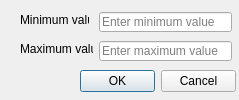
<?xml version="1.0" encoding="UTF-8"?>
<ui version="4.0">
 <class>DoubleProperty</class>
 <widget class="QDialog" name="DoubleProperty">
  <property name="geometry">
   <rect>
    <x>0</x>
    <y>0</y>
    <width>239</width>
    <height>100</height>
   </rect>
  </property>
  <property name="windowTitle">
   <string>Decimal properties</string>
  </property>
  <widget class="QDialogButtonBox" name="buttonBox">
   <property name="geometry">
    <rect>
     <x>80</x>
     <y>70</y>
     <width>156</width>
     <height>23</height>
    </rect>
   </property>
   <property name="orientation">
    <enum>Qt::Horizontal</enum>
   </property>
   <property name="standardButtons">
    <set>QDialogButtonBox::Cancel|QDialogButtonBox::Ok</set>
   </property>
  </widget>
  <widget class="QLineEdit" name="edtMinVal">
   <property name="geometry">
    <rect>
     <x>99</x>
     <y>12</y>
     <width>133</width>
     <height>20</height>
    </rect>
   </property>
   <property name="placeholderText">
    <string>Enter minimum value</string>
   </property>
  </widget>
  <widget class="QLabel" name="label_2">
   <property name="geometry">
    <rect>
     <x>20</x>
     <y>41</y>
     <width>73</width>
     <height>16</height>
    </rect>
   </property>
   <property name="text">
    <string>Maximum value</string>
   </property>
  </widget>
  <widget class="QLabel" name="label">
   <property name="geometry">
    <rect>
     <x>20</x>
     <y>12</y>
     <width>69</width>
     <height>16</height>
    </rect>
   </property>
   <property name="text">
    <string>Minimum value</string>
   </property>
  </widget>
  <widget class="QLineEdit" name="edtMaxVal">
   <property name="geometry">
    <rect>
     <x>99</x>
     <y>41</y>
     <width>133</width>
     <height>20</height>
    </rect>
   </property>
   <property name="placeholderText">
    <string>Enter maximum value</string>
   </property>
  </widget>
 </widget>
 <resources/>
 <connections>
  <connection>
   <sender>buttonBox</sender>
   <signal>accepted()</signal>
   <receiver>DoubleProperty</receiver>
   <slot>accept()</slot>
   <hints>
    <hint type="sourcelabel">
     <x>248</x>
     <y>254</y>
    </hint>
    <hint type="destinationlabel">
     <x>157</x>
     <y>274</y>
    </hint>
   </hints>
  </connection>
  <connection>
   <sender>buttonBox</sender>
   <signal>rejected()</signal>
   <receiver>DoubleProperty</receiver>
   <slot>reject()</slot>
   <hints>
    <hint type="sourcelabel">
     <x>316</x>
     <y>260</y>
    </hint>
    <hint type="destinationlabel">
     <x>286</x>
     <y>274</y>
    </hint>
   </hints>
  </connection>
 </connections>
</ui>
